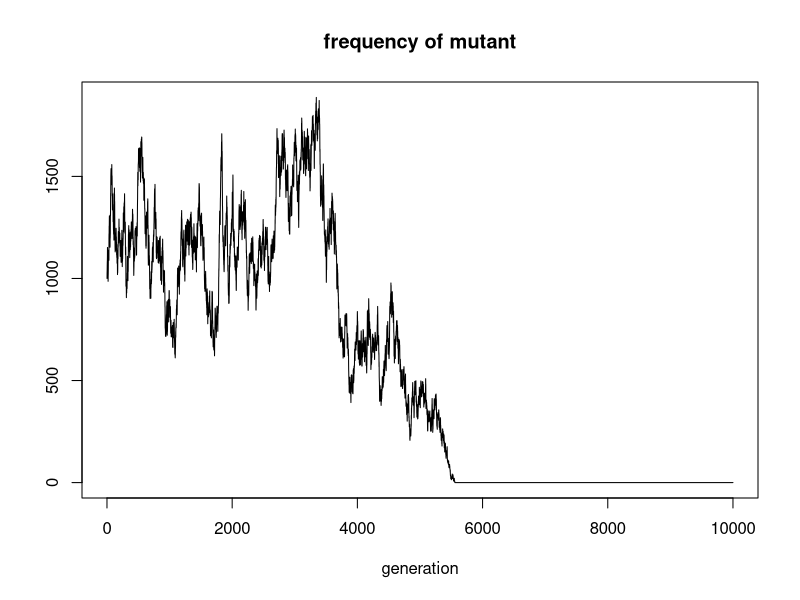
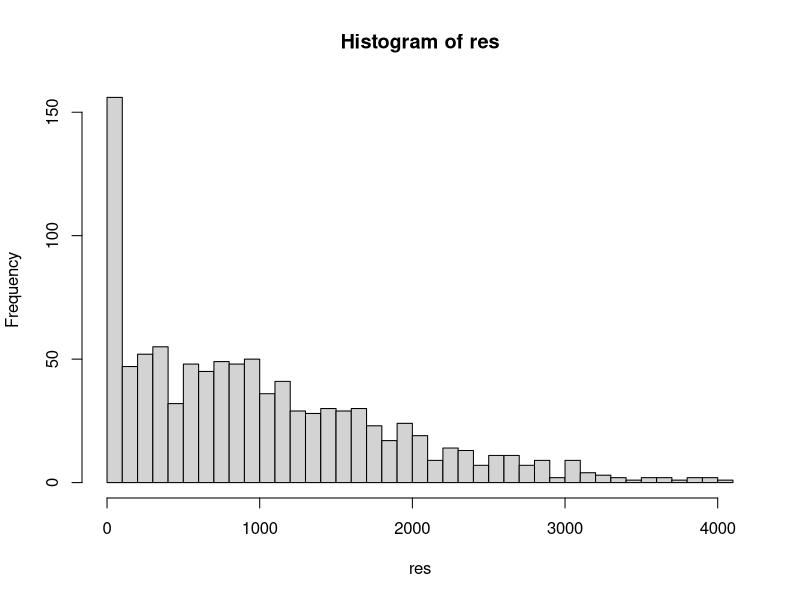

Recreate these plots in R, in order.
## ---- chunk 1
knitr::opts_chunk$set(echo = TRUE)
## ---- chunk 2
library(parallel)
num_cores = detectCores()
num_cores
## ---- chunk 3
simulate_wright_fisher = function(N, n_gen, init_freq) {
  # population size, number of generation to simulate, and initial frequency of mutant
  counts = numeric(n_gen)
  counts[1] = round(N * init_freq)
  for (k in 2:n_gen) {
    counts[k] = rbinom(1, size=N, prob=counts[k-1]/N)
  }
  return(counts)
}
counts = simulate_wright_fisher(5000, 10000, 0.2)
plot(counts, type='l', main='frequency of mutant', xlab='generation', ylab='')
system.time(simulate_wright_fisher(5000, 10000, 0.2))
## ---- chunk 4
library(MASS)
wrapper = function(init_freq) simulate_wright_fisher(5000, 10, init_freq)
init_freqs = rep(0.2, 3)
res = mclapply(init_freqs, wrapper, mc.cores=2)
res
## ---- chunk 5
wrapper2 = function(init_freq) tail(simulate_wright_fisher(5000, 1000, init_freq), 1)
init_freqs2 = rep(0.2, 500)
system.time(lapply(init_freqs2, wrapper2))
system.time(mclapply(init_freqs2, wrapper2, mc.cores=2))
system.time(mclapply(init_freqs2, wrapper2, mc.cores=4))
## ---- chunk 6
library(foreach)
foreach (i=1:3) %do% {
  i*i
}

res = foreach (i=1:2, .combine=rbind) %do% {
  simulate_wright_fisher(5000, 10, 0.2)
}
res
## ---- chunk 7
n_gen = 1000
res = foreach (i=1:1000, .combine=rbind, .final=function(x) x[,n_gen]) %do% {
  simulate_wright_fisher(5000, n_gen, 0.2)
}
hist(res, breaks=50)
## ---- chunk 8
library(doParallel)
registerDoParallel(2) # only register 2 cores since my laptop only has 2 physical cores
n_runs = 500
system.time(foreach (i=1:n_runs, .combine=rbind, .final=function(x) x[,n_gen]) %do% {
  simulate_wright_fisher(5000, n_gen, 0.2)
})
system.time(foreach (i=1:n_runs, .combine=rbind, .final=function(x) x[,n_gen]) %dopar% {
  simulate_wright_fisher(5000, n_gen, 0.2)
})
t1 = Sys.time()
res1= foreach (i=1:n_runs, .combine=rbind, .final=function(x) x[,n_gen]) %do% {
  simulate_wright_fisher(5000, n_gen, 0.2)
}
t2 = Sys.time()
res2 = foreach (i=1:n_runs, .combine=rbind, .final=function(x) x[,n_gen]) %dopar% {
  simulate_wright_fisher(5000, n_gen, 0.2)
}
t3 = Sys.time()
t2-t1
t3-t2
# clean up the cluster
stopImplicitCluster()
